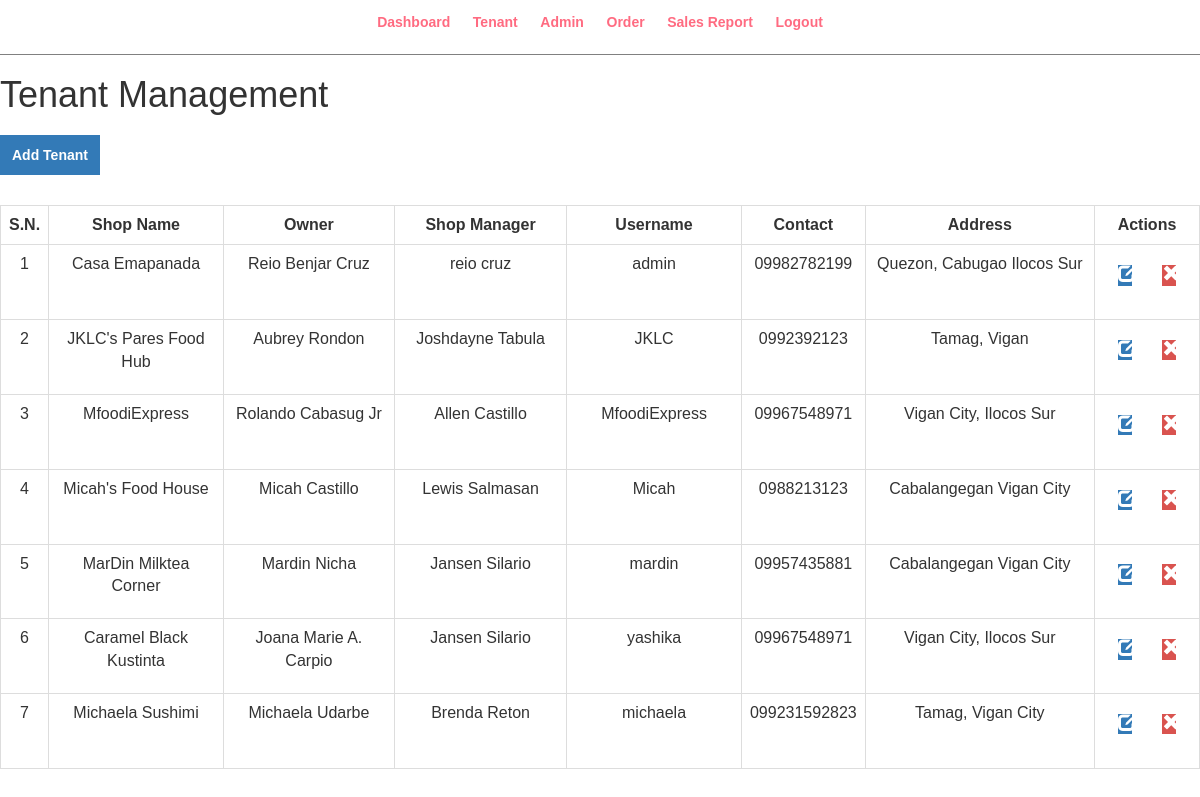
Screenshot of /admin/manage-tenant.php (signed in) with the database file from the repository.
### tables this page shows
CREATE TABLE `vendor_list` (
  `id` int(11) NOT NULL,
  `shop_name` varchar(255) NOT NULL,
  `shop_owner` varchar(255) NOT NULL,
  `shop_manager` varchar(255) NOT NULL,
  `contact` varchar(50) NOT NULL,
  `username` varchar(150) NOT NULL,
  `address` varchar(150) NOT NULL,
  `password` varchar(255) NOT NULL,
  `status` varchar(50) NOT NULL,
  `usertype` varchar(100) NOT NULL,
  `image_name` varchar(255) NOT NULL
);

### admin/manage-tenant.php (the view, shortened to what this page needs)
<?php include('partials/menu.php'); ?>
		<link rel="stylesheet" href="https://maxcdn.bootstrapcdn.com/bootstrap/3.3.6/css/bootstrap.min.css" />
        <div class="card card-outline card-primary">
	    <div class="card-header">
            <h1>Tenant Management</h1>
            <br>
        <a href="register.php" class="btn-primary">Add Tenant</a>
            <br><br><br>
            <table class="table table-bordered table-stripped">
				<colgroup>
					<col width="1%">
					<col width="15%">
					<col width="15%">
					<col width="15%">
					<col width="15%">
					<col width="10%">
                    <col width="20%">
					<col width="10%">
				</colgroup>
                    <tr>
                        <th>S.N.</th>
                        <th>Shop Name</th>
                        <th>Owner</th>
                        <th>Shop Manager</th>
                        <th>Username</th>
                        <th>Contact</th>
                        <th>Address</th>
                        <th>Actions</th>
                    </tr>
                    <?php
                        $sql = "SELECT * FROM vendor_list";
                        $res= mysqli_query($conn, $sql);
                        if($res==TRUE)
                        {
                            $count = mysqli_num_rows($res);
                            $sn=1;
                            if($count>0)
                            {
                                while($rows=mysqli_fetch_assoc($res))
                                {
                                    $id=$rows['id'];
                                    $shop_name=$rows['shop_name'];
                                    $shop_owner=$rows['shop_owner'];
                                    $shop_manager=$rows['shop_manager'];
                                    $username=$rows['username'];
                                    $contact=$rows['contact'];
                                    $address=$rows['address'];
                                    ?>
                                    <tr>
                                        <td><?php echo $sn++; ?></td>
                                        <td><?php echo $shop_name; ?></td>
                                        <td><?php echo $shop_owner; ?></td>
                                        <td><?php echo $shop_manager; ?></td>
                                        <td><?php echo $username; ?></td>
                                        <td><?php echo $contact; ?></td>
                                        <td><?php echo $address; ?></td>
                                        <td align="center">
                                        <div class="form-group col-md-6">
                                            <div class="media widget-ten">
                                                <div class="media-left media-middle">
                                            <h4><a href="<?php echo SITEURL; ?>admin/update-password.php?id=<?php echo $id; ?>" class="btn-primary"><span class="glyphicon glyphicon-edit"></span></a></h4>
                                                    </div>
                                                    </div>
                                                    </div>
                                            <div class="form-group col-md-6">
                                            <div class="media widget-ten">
                                                <div class="media-left media-middle">
                                            <h4><a href="<?php echo SITEURL; ?>admin/delete-tenant.php?id=<?php echo $id; ?>" class="btn-danger"><span class="glyphicon glyphicon-remove"></span></a></h4>
                                                    </div>
                                                    </div>
                                                    </div>
                                        </td>
                                    </tr>
                                    <?php
                                }
                            }
                            else
                            {
                            }
                        }
                    ?>
                </table>
            </div>
        </div>

### css/admin.css (style rules this page uses)
* { margin: 0; padding: 0; font-family: Arial, Helvetica, sans-serif; }
table tr th { border-bottom: 1px solid black; text-align: center; padding: 1%; }
table tr td { padding: 1%; text-align: center; }
.btn-primary { background-color: #3742fa; padding: 1%; color: white; text-decoration: none; font-weight: bold; }
.btn-danger { background-color: #ff4757; padding: 1%; color: white; text-decoration: none; font-weight: bold; }

### rows the page displays
vendor_list: shop_name "Casa Emapanada", shop_owner "Reio Benjar Cruz", shop_manager "reio cruz", username "admin", contact "09982782199", address "Quezon, Cabugao Ilocos Sur"
vendor_list: shop_name "JKLC's Pares Food Hub", shop_owner "Aubrey Rondon", shop_manager "Joshdayne Tabula", username "JKLC", contact "0992392123", address "Tamag, Vigan"
vendor_list: shop_name "MfoodiExpress", shop_owner "Rolando Cabasug Jr", shop_manager "Allen Castillo", username "MfoodiExpress", contact "09967548971", address "Vigan City, Ilocos Sur"
vendor_list: shop_name "Micah's Food House", shop_owner "Micah Castillo", shop_manager "Lewis Salmasan", username "Micah", contact "0988213123", address "Cabalangegan Vigan City"
vendor_list: shop_name "MarDin Milktea Corner", shop_owner "Mardin Nicha", shop_manager "Jansen Silario", username "mardin", contact "09957435881", address "Cabalangegan Vigan City"
vendor_list: shop_name "Caramel Black Kustinta", shop_owner "Joana Marie A. Carpio", shop_manager "Jansen Silario", username "yashika", contact "09967548971", address "Vigan City, Ilocos Sur"
vendor_list: shop_name "Michaela Sushimi", shop_owner "Michaela Udarbe", shop_manager "Brenda Reton", username "michaela", contact "099231592823", address "Tamag, Vigan City"
